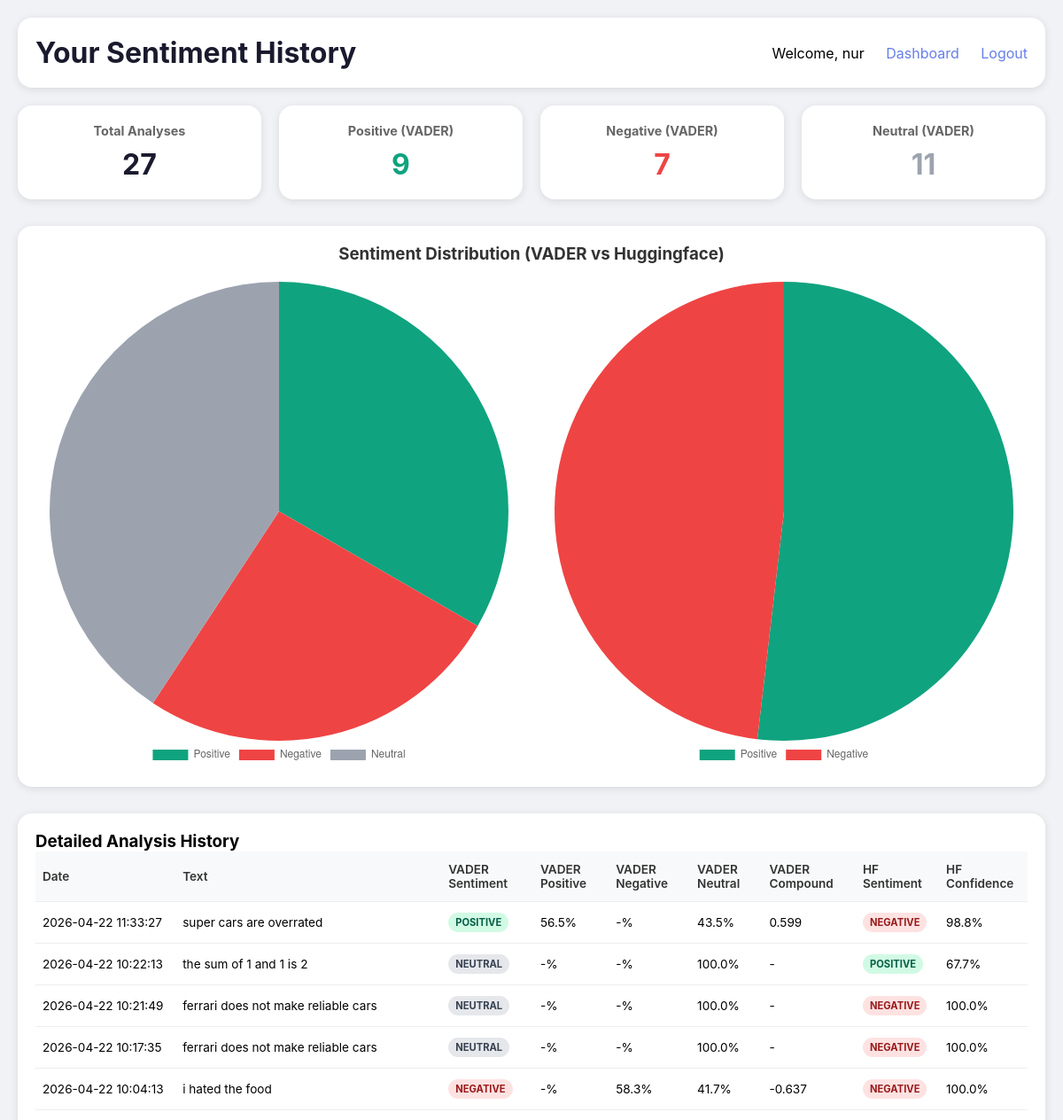
Page /history (signed in, upper part) on the earlier database version.
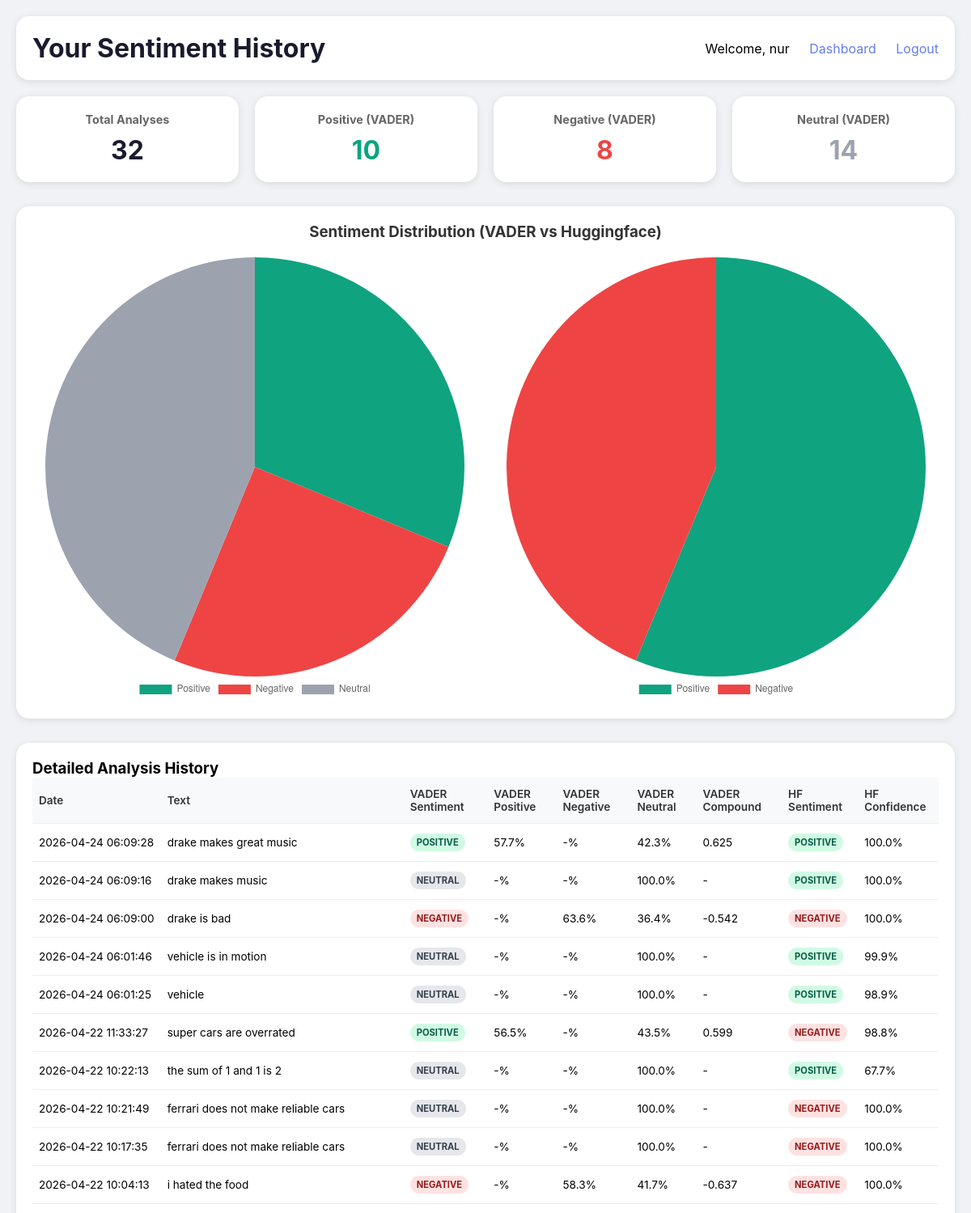
Same page on the later database version.
### tables this page shows
CREATE TABLE analyses
    (
        id
        INTEGER
        PRIMARY
        KEY
        AUTOINCREMENT,
        user_id
        INTEGER
        NOT
        NULL,
        text
        TEXT
        NOT
        NULL,
        vader_sentiment
        TEXT
        NOT
        NULL,
        vader_positive
        REAL,
        vader_negative
        REAL,
        vader_neutral
        REAL,
        vader_compound
        REAL,
        hf_sentiment
        TEXT
        NOT
        NULL,
        hf_confidence
        REAL,
        created_at
        TIMESTAMP
        DEFAULT
        CURRENT_TIMESTAMP,
        FOREIGN
        KEY
                 (
        user_id
                 ) REFERENCES users
                 (
                     id
                 ));

### app.py (the view)
@app.route('/history')
def history():
    if 'user_id' not in session:
        return redirect(url_for('login'))
    stats = get_user_stats(session['user_id'])
    return render_template('history.html', stats=stats, username=session['username'])

### templates/history.html (shortened to what this page needs)
<!DOCTYPE html>
<html lang="en">
<head>
</head>
<body>
    <div class="container">
        <div class="header">
            <h1>Your Sentiment History</h1>
            <div class="nav">
                <span>Welcome, {{ username }}</span>
                <a href="/">Dashboard</a>
                <a href="/logout">Logout</a>
            </div>
        </div>
        <div class="stats-grid">
            <div class="stat-card">
                <h3>Total Analyses</h3>
                <div class="stat-value">{{ stats.total }}</div>
            </div>
            <div class="stat-card">
                <h3>Positive (VADER)</h3>
                <div class="stat-value" style="color: #10a37f;">{{ stats.breakdown.get('POSITIVE', 0) }}</div>
            </div>
            <div class="stat-card">
                <h3>Negative (VADER)</h3>
                <div class="stat-value" style="color: #ef4444;">{{ stats.breakdown.get('NEGATIVE', 0) }}</div>
            </div>
            <div class="stat-card">
                <h3>Neutral (VADER)</h3>
                <div class="stat-value" style="color: #9ca3af;">{{ stats.breakdown.get('NEUTRAL', 0) }}</div>
            </div>
        </div>
        <div class="chart-container">
            <h3>Sentiment Distribution (VADER vs Huggingface)</h3>
            <div class="charts-row">
                <div class="chart-wrapper">
                    <canvas id="vaderHistoryPieChart"></canvas>
                </div>
                <div class="chart-wrapper">
                    <canvas id="hfHistoryPieChart"></canvas>
                </div>
            </div>
        </div>
        <div class="recent-list">
            <h3>Detailed Analysis History</h3>
            <table>
                <thead>
                    <tr>
                        <th>Date</th>
                        <th>Text</th>
                        <th>VADER Sentiment</th>
                        <th>VADER Positive</th>
                        <th>VADER Negative</th>
                        <th>VADER Neutral</th>
                        <th>VADER Compound</th>
                        <th>HF Sentiment</th>
                        <th>HF Confidence</th>
                    </tr>
                </thead>
                <tbody>
                    {% for item in stats.recent %}
                    <tr>
                        <td style="white-space: nowrap;">{{ item.date }}</td>
                        <td style="max-width: 300px; overflow: hidden; text-overflow: ellipsis; white-space: nowrap;" title="{{ item.text }}">{{ item.text[:50] }}{% if item.text|length > 50 %}...{% endif %}</td>
                        <td><span class="badge badge-{{ item.vader.lower() }}">{{ item.vader }}</span></td>
                        <td>{{ "%.1f"|format(item.vader_positive * 100) if item.vader_positive else '-' }}%</td>
                        <td>{{ "%.1f"|format(item.vader_negative * 100) if item.vader_negative else '-' }}%</td>
                        <td>{{ "%.1f"|format(item.vader_neutral * 100) if item.vader_neutral else '-' }}%</td>
                        <td>{{ item.vader_compound if item.vader_compound else '-' }}</td>
                        <td><span class="badge badge-{{ item.hf.lower() }}">{{ item.hf }}</span></td>
                        <td>{{ "%.1f"|format(item.hf_confidence * 100) if item.hf_confidence else '-' }}%</td>
                    </tr>
                    {% else %}
                    <tr>
                        <td colspan="9" style="text-align: center;">No analyses yet. Try analyzing some text!</td>
                    </tr>
                    {% endfor %}
                </tbody>
            </table>
        </div>
    </div>
</body>
</html>

### templates/history.html (style rules this page uses)
* { margin: 0; padding: 0; box-sizing: border-box; }
body { font-family: -apple-system, BlinkMacSystemFont, 'Segoe UI', Roboto, sans-serif; background: #f0f2f5; min-height: 100vh; padding: 20px; }
.container { max-width: 1400px; margin: 0 auto; }
.header { background: white; border-radius: 16px; padding: 20px; margin-bottom: 20px; display: flex; justify-content: space-between; align-items: center; box-shadow: 0 2px 10px rgba(0,0,0,0.1); }
.header h1 { color: #1a1a2e; }
.nav a { color: #667eea; text-decoration: none; margin-left: 20px; }
.stats-grid { display: grid; grid-template-columns: repeat(auto-fit, minmax(200px, 1fr)); gap: 20px; margin-bottom: 30px; }
.stat-card { background: white; border-radius: 16px; padding: 20px; text-align: center; box-shadow: 0 2px 10px rgba(0,0,0,0.1); }
.stat-card h3 { color: #666; margin-bottom: 10px; font-size: 0.9rem; }
.stat-value { font-size: 2rem; font-weight: bold; color: #1a1a2e; }
.chart-container { background: white; border-radius: 16px; padding: 20px; margin-bottom: 30px; box-shadow: 0 2px 10px rgba(0,0,0,0.1); }
.chart-container h3 { margin-bottom: 20px; color: #333; text-align: center; }
.charts-row { display: grid; grid-template-columns: repeat(2, 1fr); gap: 20px; }
.chart-wrapper { max-width: 100%; }
.recent-list { background: white; border-radius: 16px; padding: 20px; box-shadow: 0 2px 10px rgba(0,0,0,0.1); overflow-x: auto; }
table { width: 100%; border-collapse: collapse; font-size: 0.85rem; }
th, td { padding: 12px 8px; text-align: left; border-bottom: 1px solid #eee; }
th { background: #f8f9fa; font-weight: 600; color: #333; }
.badge { display: inline-block; padding: 4px 8px; border-radius: 12px; font-size: 0.7rem; font-weight: bold; }
.badge-positive { background: #d1fae5; color: #065f46; }
.badge-negative { background: #fee2e2; color: #991b1b; }
.badge-neutral { background: #e5e7eb; color: #374151; }

Differences in the rows shown:
added analyses: date "2026-04-24 06:09:28", text "drake makes great music", vader "POSITIVE", vader_positive "57.7", vader_negative "-", vader_neutral "42.3", vader_compound "0.625", hf "POSITIVE", hf_confidence "100.0"
added analyses: date "2026-04-24 06:09:16", text "drake makes music", vader "NEUTRAL", vader_positive "-", vader_negative "-", vader_neutral "100.0", vader_compound "-", hf "POSITIVE", hf_confidence "100.0"
added analyses: date "2026-04-24 06:09:00", text "drake is bad", vader "NEGATIVE", vader_positive "-", vader_negative "63.6", vader_neutral "36.4", vader_compound "-0.542", hf "NEGATIVE", hf_confidence "100.0"
added analyses: date "2026-04-24 06:01:46", text "vehicle is in motion", vader "NEUTRAL", vader_positive "-", vader_negative "-", vader_neutral "100.0", vader_compound "-", hf "POSITIVE", hf_confidence "99.9"
added analyses: date "2026-04-24 06:01:25", text "vehicle", vader "NEUTRAL", vader_positive "-", vader_negative "-", vader_neutral "100.0", vader_compound "-", hf "POSITIVE", hf_confidence "98.9"
Other differences:
{{ stats.total }}: "27" → "32"
{{ stats.breakdown.get('POSITIVE', 0) }}: "9" → "10"
{{ stats.breakdown.get('NEGATIVE', 0) }}: "7" → "8"
{{ stats.breakdown.get('NEUTRAL', 0) }}: "11" → "14"
chart data {{ stats.breakdown.get('POSITIVE', 0) }}: 9 → 10
chart data {{ stats.breakdown.get('NEGATIVE', 0) }}: 7 → 8
chart data {{ stats.breakdown.get('NEUTRAL', 0) }}: 11 → 14
